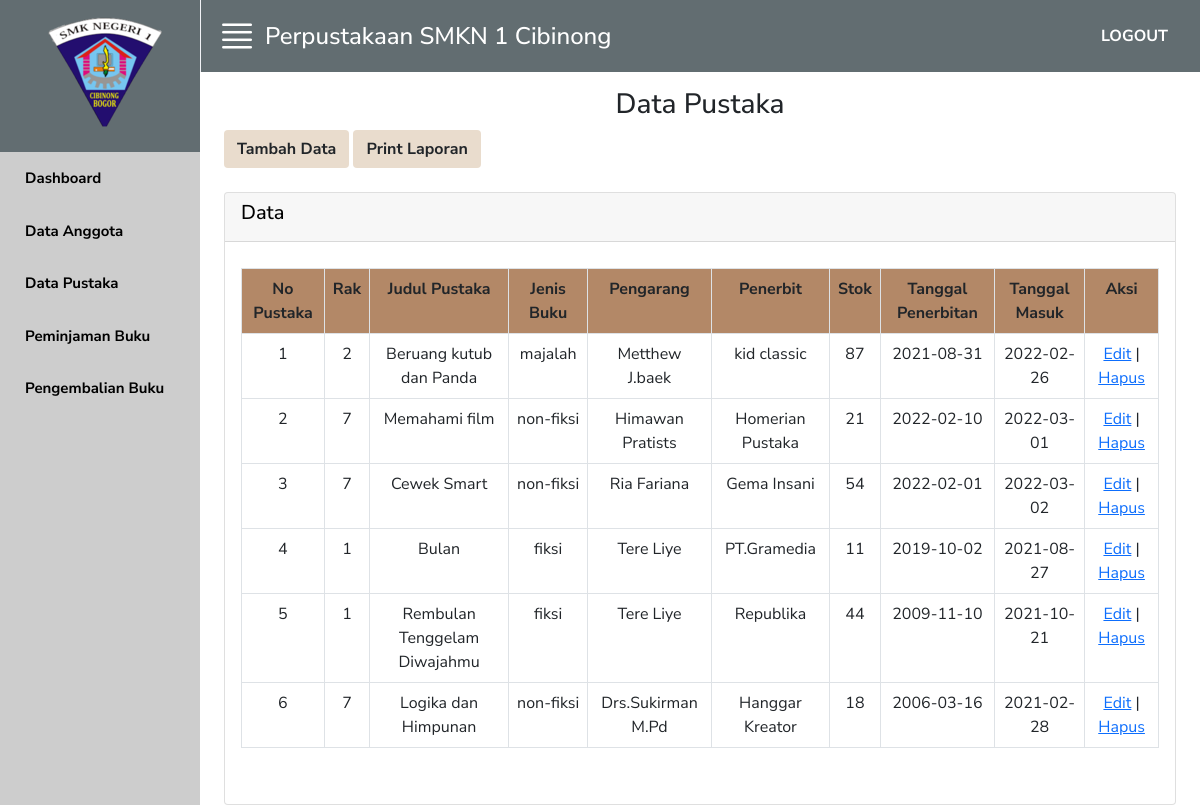
The app's page /tampil_pustaka.php with its own data.
### tables this page shows
CREATE TABLE `tb_buku` (
  `no_pustaka` int(11) NOT NULL,
  `rak` varchar(30) NOT NULL,
  `judul_buku` varchar(50) NOT NULL,
  `tipe_buku` varchar(30) NOT NULL,
  `pengarang` varchar(40) NOT NULL,
  `penerbit` varchar(40) NOT NULL,
  `stok` varchar(20) NOT NULL,
  `tgl_terbit` date NOT NULL,
  `tgl_masuk` date NOT NULL
);

### tampil_pustaka.php (the view, shortened to what this page needs)
<!doctype html>
<html lang="en">
  <head>
    <link rel="stylesheet" href="https://cdn.jsdelivr.net/npm/bootstrap-icons@1.5.0/font/bootstrap-icons.css">
    <link href="https://cdn.jsdelivr.net/npm/bootstrap@5.0.1/dist/css/bootstrap.min.css" rel="stylesheet">
    <link rel="stylesheet" href="style.css" />
  </head>
  <body>
    <div class="row m-0 vh-100">
      <div class="col-md-2 col-6 bg-custom-1 p-0" id="navbarToggleExternalContent">
        <header class="bg-custom-2 p-3 ps-4" align="center">
          <div class="logo">
            <a href="#">
              <img src="img/1.png" alt="">
            </a>
          </div>
        </header>
        <ul class="nav flex-column fw-bold">
          <li class="nav-item">
            <a class="nav-link" href="home.php">Dashboard</a>
          </li>
          <li class="nav-item">
            <a class="nav-link" href="tampil_anggota.php">Data Anggota</a>
          </li>
          <li class="nav-item">
            <a class="nav-link" href="tampil_pustaka.php">Data Pustaka</a>
          </li>
          <li class="nav-item">
            <a class="nav-link" href="peminjaman.php">Peminjaman Buku</a>
          </li>
          <li class="nav-item">
            <a class="nav-link" href="pengembalian.php">Pengembalian Buku</a>
          </li>
        </ul>
      </div>
      <div class="col-md-10 p-0" id ="uiNavbar">
        <div class="main-toolbar bg-custom-2 p-3">
          <i class="bi bi-justify fs-1 text-white" id="demo" onclick="closeNav()"></i>
          <h4 class="m-0 pl-4 ms-2">Perpustakaan SMKN 1 Cibinong</h4>
        <div class="dropdown transition ms-auto">
        <a class="dropdown-item fw-bold text-white" href="logout.php">LOGOUT</a>
        </div>
        </div>
    <div class="content transition">
        <div class="container-fluid dashboard">
            <h3 class="mt-3" align="center">Data Pustaka</h3>
             <a href="input_pustaka.php" class="btn btn-md fw-bold" style="background:#E9DCCD"><span class="fa fa-plus"></span> Tambah Data</a>
            <a href="pustaka_pdf.php" class="btn btn-md fw-bold" style="background:#E9DCCD"><span class="fa fa-plus"></span>Print Laporan</a>
             <br/><br/>
  <div class="biya">
    <div class="card">
     <div class="card-header">
    <h5 class="card-title">Data</h5>
    </div>
     <div class="card-body">
     <table class="table table-hover table-bordered" id="mytable" style="margin-top: 10px">
        <tr class="fw-bold" align="center" bgcolor="#B38867">
            <th>No Pustaka</th>
            <th>Rak</th>
            <th>Judul Pustaka</th>
            <th>Jenis Buku</th>
            <th>Pengarang</th>
            <th>Penerbit</th>
            <th>Stok</th>
            <th>Tanggal Penerbitan</th>
            <th>Tanggal Masuk</th>
            <th style="text-align: center;">Aksi</th>
        </tr>
<?php
include "koneksi.php";
$no = 1;
    $tampil=mysqli_query($koneksi, "SELECT * FROM tb_buku");
    while($data=mysqli_fetch_array($tampil)) {
?>
<tr align="center">
    <td><?php echo $no++ ?></td>
    <td><?php echo $data['rak'];?></td>
    <td><?php echo $data['judul_buku'];?></td>
    <td><?php echo $data['tipe_buku'];?></td>
    <td><?php echo $data['pengarang'];?></td>
    <td><?php echo $data['penerbit'];?></td>
    <td><?php echo $data['stok'];?></td>
    <td><?php echo $data['tgl_terbit'];?></td>
    <td><?php echo $data['tgl_masuk'];?></td>
    <td><a href="update_pustaka.php?no_pustaka='<?php echo $data['no_pustaka']?>'">Edit</a> | <a href="hapus_pustaka.php?no_pustaka='<?php echo $data['no_pustaka']?>'">Hapus</a></td>
    </tr>
    <?php
    }
    ?>
</table>
<br>
</div>
</div>
    </div>
  </body>
</html>

### style.css (style rules this page uses)
body { padding: 0; margin: 0; font-family: "Nunito Sans"; }
.bg-custom-1 { background-color: #CDCDCD; }
.bg-custom-2 { background-color: #626D71; }
h4 { color: #fff; margin: 0px; }
i { cursor: pointer; }
i::before { vertical-align: middle !important; display: block !important; }
.nav-link { padding: 15px 25px; color: black; font-size: 15px; }
.main-toolbar { display: flex; align-items: center; border-left: 1px solid #f1f2f6; padding-left: 10px; }
h5 { color: black; }

### records on screen
tb_buku: rak "2", judul_buku "Beruang kutub dan Panda", tipe_buku "majalah", pengarang "Metthew J.baek", penerbit "kid classic", stok "87", tgl_terbit "2021-08-31", tgl_masuk "2022-02-26"
tb_buku: rak "7", judul_buku "Memahami film", tipe_buku "non-fiksi", pengarang "Himawan Pratists", penerbit "Homerian Pustaka", stok "21", tgl_terbit "2022-02-10", tgl_masuk "2022-03-01"
tb_buku: rak "7", judul_buku "Cewek Smart", tipe_buku "non-fiksi", pengarang "Ria Fariana", penerbit "Gema Insani", stok "54", tgl_terbit "2022-02-01", tgl_masuk "2022-03-02"
tb_buku: rak "1", judul_buku "Bulan", tipe_buku "fiksi", pengarang "Tere Liye", penerbit "PT.Gramedia", stok "11", tgl_terbit "2019-10-02", tgl_masuk "2021-08-27"
tb_buku: rak "1", judul_buku "Rembulan Tenggelam Diwajahmu", tipe_buku "fiksi", pengarang "Tere Liye", penerbit "Republika", stok "44", tgl_terbit "2009-11-10", tgl_masuk "2021-10-21"
tb_buku: rak "7", judul_buku "Logika dan Himpunan", tipe_buku "non-fiksi", pengarang "Drs.Sukirman M.Pd", penerbit "Hanggar Kreator", stok "18", tgl_terbit "2006-03-16", tgl_masuk "2021-02-28"
